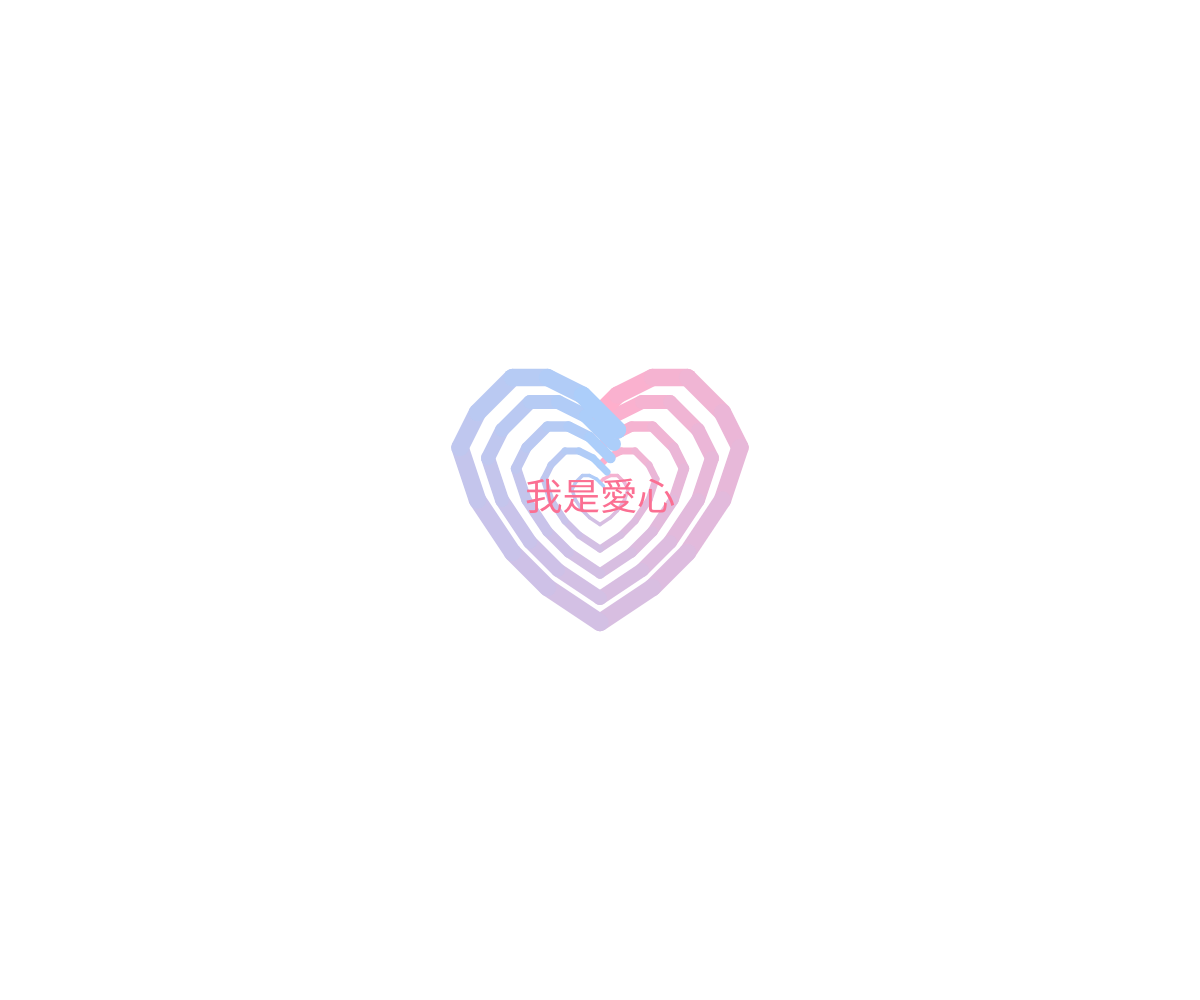
Frame 1 (no input)
Frame 60 (no input): identical to frame 1, image omitted
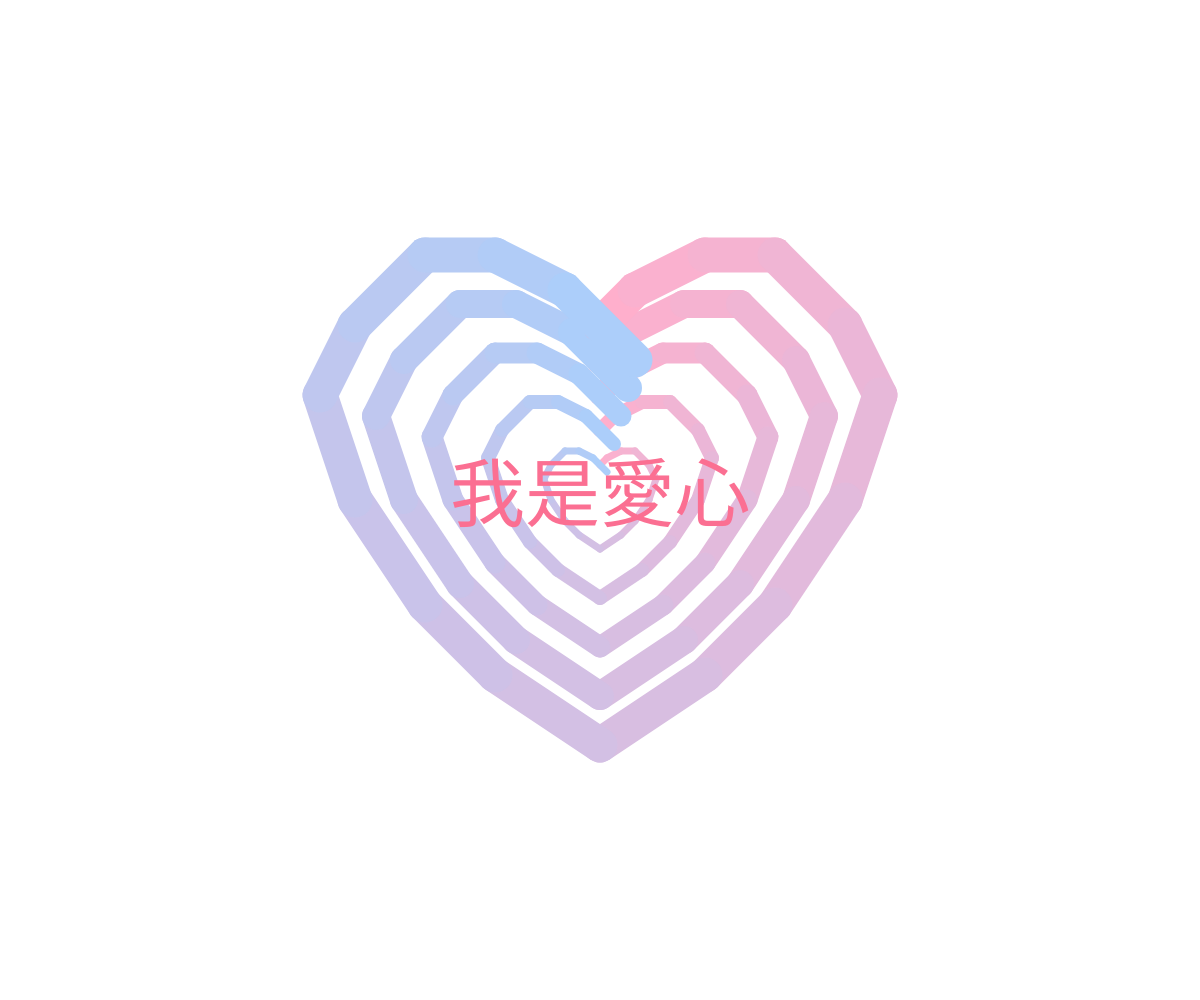
Frame 120 (the mouse pressed at the canvas centre since frame 60)

The p5.js sketch that drew these frames (run headless with seeded random() and noise() and a simulated clock; from frame 60 on, the mouse is pressed at the canvas centre):

// p5.js sketch
// ── sketch.js
let points = [[0, 5], [1, 6], [3, 7], [5, 7], [7, 5], [8, 3], [7, 0], [5, -3], [3, -5], [0, -7], [-3, -5], [-5, -3], [-7, -0], [-8, 3], [-7, 5], [-5, 7], [-3, 7], [-1, 6], [1, 4]];

let zoomLevel = 1;

function setup() {
  createCanvas(windowWidth, windowHeight);
  background(255);

  translate(width / 2, height / 2, -height / 2); // 將坐標系移動到中心，並將 Y 軸翻轉
}

function draw() {
  background(255);

  translate(width / 2, height / 2, -height / 2); // 將坐標系移動到中心，並將 Y 軸翻轉
  zoomLevel = map(mouseX, 0, width, 0.5, 1.5); // 設定縮放倍數，與滑鼠位置成正比

  
  for (let i = 0; i < 5; i++) {
    let scaleSize = 7 * (i + 1) * zoomLevel; // 計算放大倍數
    strokeWeight(1); // 設定線條粗細
    push(); // 儲存當前繪圖狀態
    scale(scaleSize); // 放大
    drawShape(); // 繪製圖形
    pop(); // 恢復繪圖狀態

  
  }
  textSize(75 * zoomLevel); // 设置文字大小
  textAlign(CENTER, CENTER); // 设置文字居中
  fill("#fb6f92"); // 设置文字颜色
  text("我是愛心", 0, 0); // 添加文字，位置居中
}

function drawShape() {

  
  // 定義兩個颜色
  let color1 = color("#ffafcc");
  let color2 = color("#a2d2ff");

  // 計算漸變位置，範圍為 0~1
  let pos = 0;
  let posIncrement = 1.0 / points.length;

  

  for (let i = 0; i < points.length - 1; i++) {
    let x1 = points[i][0];
    let y1 = -points[i][1]; //將 Y 座標取負號，使圖形上下顛倒
    let x2 = points[i + 1][0];
    let y2 = -points[i + 1][1]; //將 Y 座標取負號，使圖形上下顛倒
    

    // 計算線條顏色
    let c = lerpColor(color1, color2, pos);
    stroke(c);

    line(x1, y1, x2, y2); // 連接相鄰的點

    // 更新漸層位置
    pos += posIncrement;

    

    
  }
}
